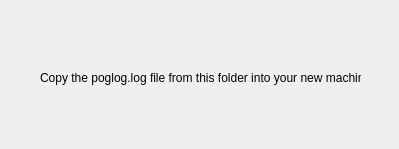
<?xml version="1.0" encoding="UTF-8"?>
<ui version="4.0">
 <class>Dialog</class>
 <widget class="QDialog" name="Dialog">
  <property name="geometry">
   <rect>
    <x>0</x>
    <y>0</y>
    <width>399</width>
    <height>149</height>
   </rect>
  </property>
  <property name="windowTitle">
   <string>Dialog</string>
  </property>
  <widget class="QLabel" name="label">
   <property name="geometry">
    <rect>
     <x>40</x>
     <y>70</y>
     <width>321</width>
     <height>16</height>
    </rect>
   </property>
   <property name="text">
    <string>Copy the poglog.log file from this folder into your new machine</string>
   </property>
  </widget>
 </widget>
 <resources/>
 <connections/>
</ui>
